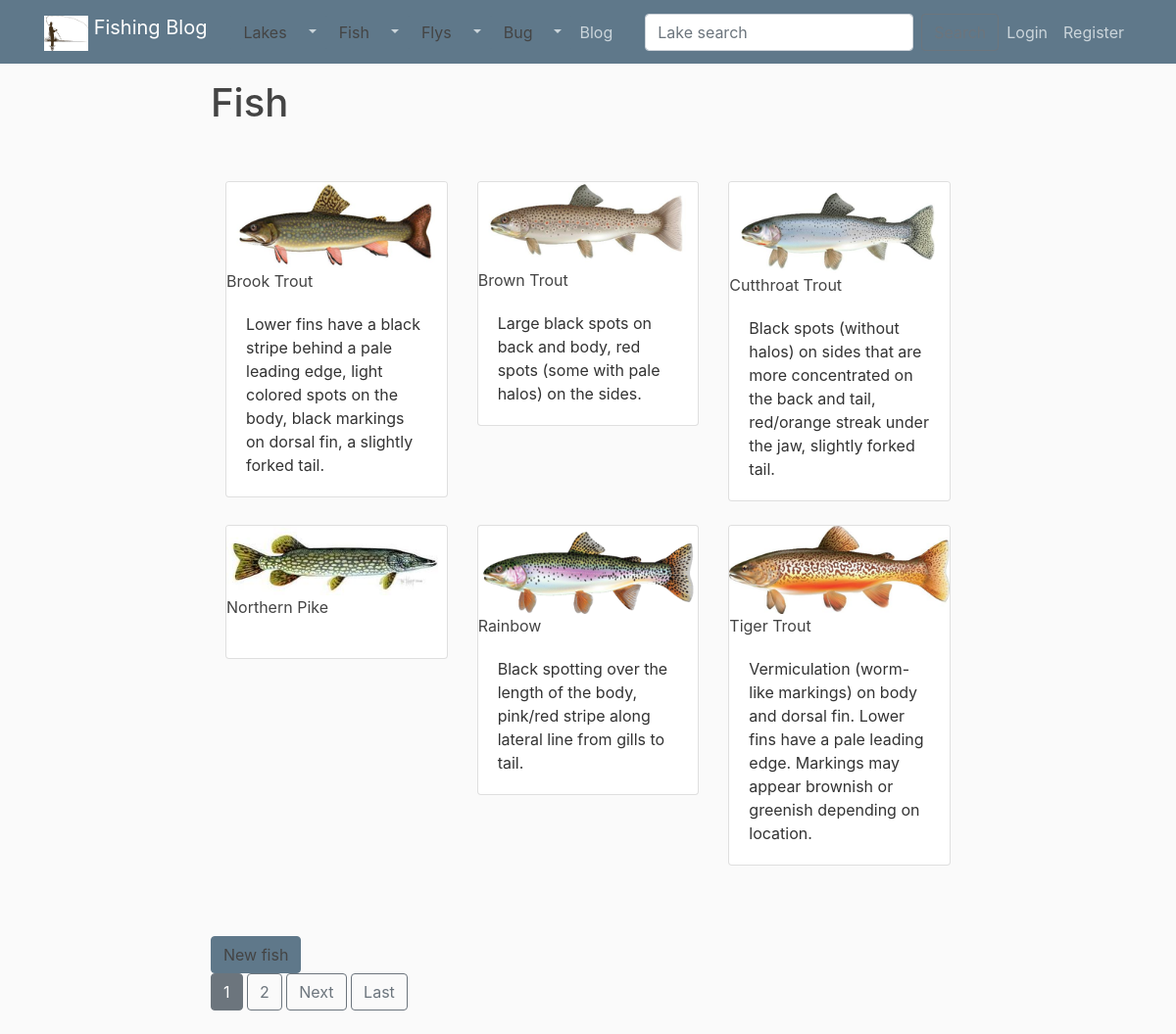
Page /fish/ on the committed database.
### catches/models.py (models this page shows, shortened)
class Fish(models.Model):
    name = models.CharField(max_length = 100)
    notes = models.TextField( blank=True )
    abbreviation = models.CharField (max_length=10, blank=True)
    image = models.ImageField (default='default.jpg', upload_to='', height_field=None, width_field=None, max_length=100, blank=True)
    tag_name = models.CharField(max_length = 100, blank=True)
    class Meta:
        ordering = ['name']

### catches/views.py (the view)
class FishListView (ListView):
    model = Fish
    context_object_name = 'fishes'
    paginate_by = 6

### catches/templates/catches/fish_list.html
{% extends "catches/base/base.html" %}
{% block content %}
<h1>Fish</h1>
<div class="album py-5 ">
    <div class="container">
        <div class = "row">
            {% for fish in fishes %}
            <div class="col-md-4">
                <div class="card mb-4 box-shadow">
                    <img class = "card-img-top" src="{{ fish.image.url }}" alt={{ fish.name | title }}>
                    <a href="{% url 'fish_detail' fish.id %}" class="card-link">{{ fish.name | title}} </a>
                    <div class="card-body">
                        <p class="card-text">{{ fish.notes }}</p>
                    </div>
                </div>
            </div>
            {% endfor %}
        </div>
    </div>
</div>
<div class="container">
    <div class = "row">
        <button type="button" class="btn btn-primary">
            <a href="{% url 'fish_create' %}">New fish</a>
        </button>
    </div>
</div>
{% endblock content %}

### catches/templates/catches/base/base.html (shortened to what this page needs)
{% load static %}
<!DOCTYPE html>
<html>
<head>
    <link rel="stylesheet" href="https://maxcdn.bootstrapcdn.com/bootstrap/4.0.0/css/bootstrap.min.css">
    <link rel="stylesheet" type="text/css" href="{% static 'catches/site/main.css' %}">
</head>
<body>
    <main>
      <div class="container-fluid">
            <div class="row">
              <div class="col-md-12">
                {% include "catches/base/navbar.html" %}
              </div>
            </div>
            <div class="row">
              <div class="col-md-2 "></div>
              <div class="col-md-8 ">
                {% block content %}{% endblock %}
                {% include 'catches/base/pagein.html' %}
              </div>
              <div class="col-md-2 "></div>
            </div>
      </div>
    </main>
    <link rel="stylesheet" href="https://use.fontawesome.com/releases/v5.7.0/css/all.css">
  </body>
</html>

### catches/templates/catches/base/navbar.html (shortened to what this page needs)
{% load static %}
<header class="site-header">
    <nav class="navbar navbar-expand-md navbar-dark bg-steel fixed-top">
      <div class="container">
        <a class="navbar-brand mr-4" href="{% url 'catch_home' %}">
          <img src="{% static 'catches/site/fly_image.jpg' %}" alt="FLY" width="45" height="36" class="d-inline-block align-text-top">
            Fishing Blog</a>
        <div class="collapse navbar-collapse" id="navbarToggle">
          <div class="navbar-nav mr-auto">
            <div class="btn-group">
              <button type="button" class="btn btn-primary"><a href="{% url 'lake_list' %}">Lakes</a></button>
                <button type="button" class="btn btn-primary dropdown-toggle dropdown-toggle-split" data-toggle="dropdown" aria-expanded="false">
                </button>
              </div>
              <div class="btn-group">
                <button type="button" class="btn btn-primary"><a href="{% url 'fish_list' %}">Fish</a></button>
                <button type="button" class="btn btn-primary dropdown-toggle dropdown-toggle-split" data-toggle="dropdown" aria-expanded="false">
                </button>
              </div>
              <div class="btn-group">
                <button type="button" class="btn btn-primary"><a href="{% url 'fly_list' %}">Flys</a></button>
                <button type="button" class="btn btn-primary dropdown-toggle dropdown-toggle-split" data-toggle="dropdown" aria-expanded="false">
                </button>
              </div>
              <div class="btn-group">
                <button type="button" class="btn btn-primary"><a href="{% url 'bug_list' %}">Bug</a></button>
                <button type="button" class="btn btn-primary dropdown-toggle dropdown-toggle-split" data-toggle="dropdown" aria-expanded="false">
                </button>
              </div>
            <a class="nav-item nav-link" href="{% url 'blog-home' %}">Blog</a>
          </div>
          <div class="navbar-nav">
            <form class="form-inline my-2 my-lg-0 ml-md-auto" action="{% url 'search_list' %}" method="get">
                <input class="form-control mr-sm-2" name="q" type="search" placeholder="Lake search">
                <button class="btn btn-outline-secondary my-2 my-sm-0" type="submit">Search</button>
            </form>
            {% if user.is_authenticated %}
            <a class="nav-item nav-link" href="{% url 'profile' %}">Profile</a>
            <a class="nav-item nav-link" href="{% url 'logout' %}">Logout</a>
              <a class="nav-item nav-link" href="{% url 'admin:index' %}">ADMIN</a>
            {% else %}
              <a class="nav-item nav-link" href="{% url 'login' %}">Login</a>
              <a class="nav-item nav-link" href="{% url 'register' %}">Register</a>
            {% endif %}
          </div>
        </div>
      </div>
    </nav>
  </header>

### catches/templates/catches/base/pagein.html (shortened to what this page needs)
{% if is_paginated %}
    {% for num in page_obj.paginator.page_range %}
    {% if page_obj.number == num %}
        <a class="btn btn-secondary mb-4" href="?page={{ num }}">{{ num }}</a>
    {% elif num > page_obj.number|add:'-3' and num < page_obj.number|add:'3' %}
        <a class="btn btn-outline-secondary mb-4" href="?page={{ num }}">{{ num }}</a>
    {% endif %}
    {% endfor %}
    {% if page_obj.has_next %}
    <a class="btn btn-outline-secondary mb-4" href="?page={{ page_obj.next_page_number }}">Next</a>
    <a class="btn btn-outline-secondary mb-4" href="?page={{ page_obj.paginator.num_pages }}">Last</a>
    {% endif %}
{% endif %}

### catches/static/catches/site/main.css (style rules this page uses)
body { background: #fafafa; color: #333333; margin-top: 5rem; }
h1, h2, h3, h4, h5, h6 { color: #444444; }
a { color: #444444; }
.bg-steel { background-color: #5f788a; }
.site-header .navbar-nav .nav-link { color: #cbd5db; }
.btn-primary, .btn-primary:active, .btn-primary:visited, .btn-primary:focus { background-color: #5f788a !important; border-color: #5f788a !important; color: #cbd5db; box-shadow: none !important; }
.dropdown-toggle, .dropdown-toggle:active, .dropdown-toggle:visited, .dropdown-toggle:focus { background-color: #5f788a !important; border-color: #5f788a !important; color: #cbd5db; }

### rows in the picture
Fish: image (picture), name "Brook Trout", notes "Lower fins have a black stripe behind a pale leading edge, light colored spots on the body, black markings on dorsal fin, a slightly forked tail."
Fish: image (picture), name "Brown Trout", notes "Large black spots on back and body, red spots (some with pale halos) on the sides."
Fish: image (picture), name "Cutthroat Trout", notes "Black spots (without halos) on sides that are more concentrated on the back and tail, red/orange streak under the jaw, slightly forked tail."
Fish: image (picture), name "Northern Pike"
Fish: image (picture), name "Rainbow", notes "Black spotting over the length of the body, pink/red stripe along lateral line from gills to tail."
Fish: image (picture), name "Tiger Trout", notes "Vermiculation (worm-like markings) on body and dorsal fin. Lower fins have a pale leading edge. Markings may appear brownish or greenish depending on location."

### other values in the picture
{{ num }} "1"
{{ num }} "2"
